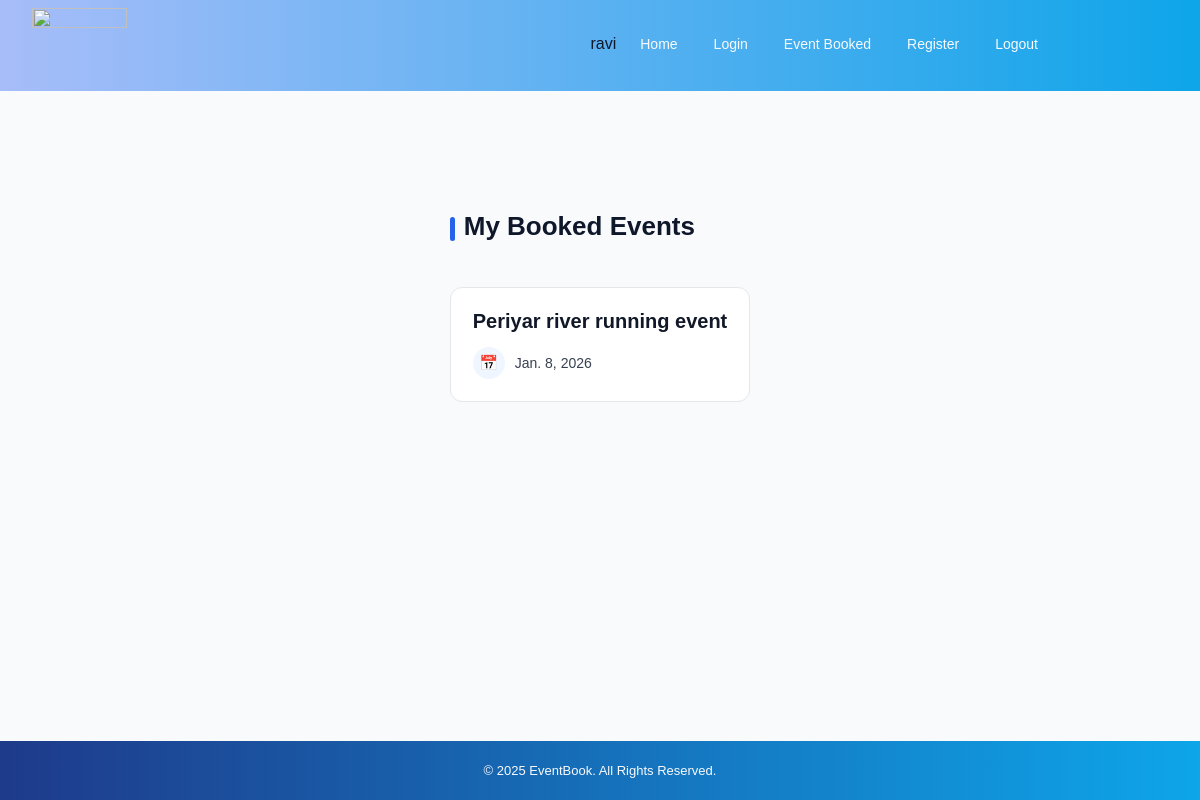
/home/EventBooked (signed in), run on an earlier commit of the app's database.
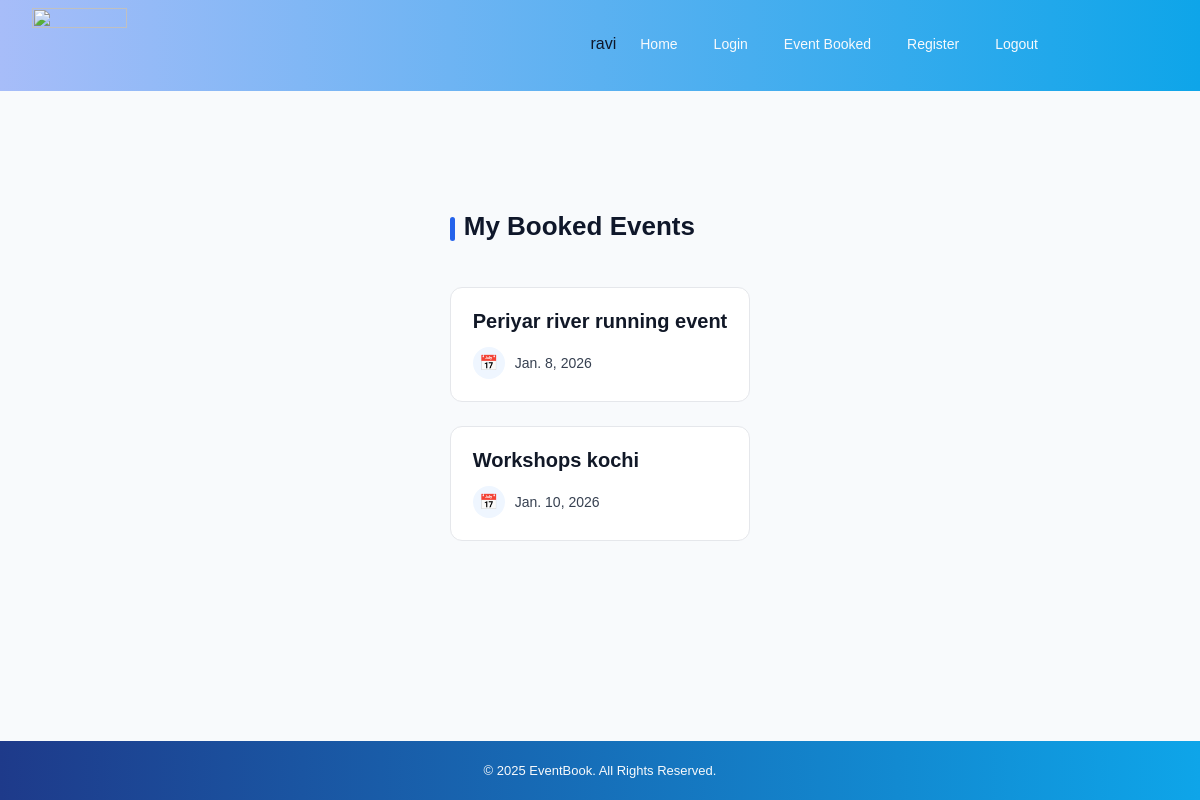
And on a later commit of the database.
### app1/models.py (models this page shows)
class EventBooking(models.Model):
    name = models.OneToOneField(Events,on_delete=models.CASCADE)
    user = models.ForeignKey(CustomUser,on_delete=models.CASCADE,null=True)
    event_date = models.DateField()
    created_at = models.DateTimeField(auto_now_add=True)

class Events(models.Model):
    title = models.CharField(max_length=50)
    event_cat = models.ForeignKey(event_category,on_delete=models.CASCADE)
    location = models.TextField(null=True)
    e_image = models.ImageField(upload_to='events')
    def __str__(self):
        return self.title

### app1/views.py (the view)
# urls.py: path('EventBooked',EventBooked,name='EventBooked')
def EventBooked(request):
    eventss = EventBooking.objects.filter(user=request.user)
    return render(request,'bookedevents.html',{'eventss':eventss})

### template/bookedevents.html (shortened to what this page needs)
{%extends 'base.html'%}
{%block contents%}
<!DOCTYPE html>
<html lang="en">
<head>
    <link rel="stylesheet" href="/static/css/bookedevents.css">
<div class="booked-events-wrapper">
    <h2 class="section-title">My Booked Events</h2>
    <div class="event-grid">
        {% for i in eventss %}
        <div class="booked-event-card">
            <h3 class="event-name">{{ i.name }}</h3>
            <p class="event-date">
                <span>📅</span> {{ i.event_date }}
            </p>
        </div>
        {% empty %}
        <p class="no-events">No events booked yet.</p>
        {% endfor %}
    </div>
</div>
</body>
</html>
{%endblock%}

What changed in the data, as far as the page shows it:
added EventBooking: name "Workshops kochi", event_date "Jan. 10, 2026"
